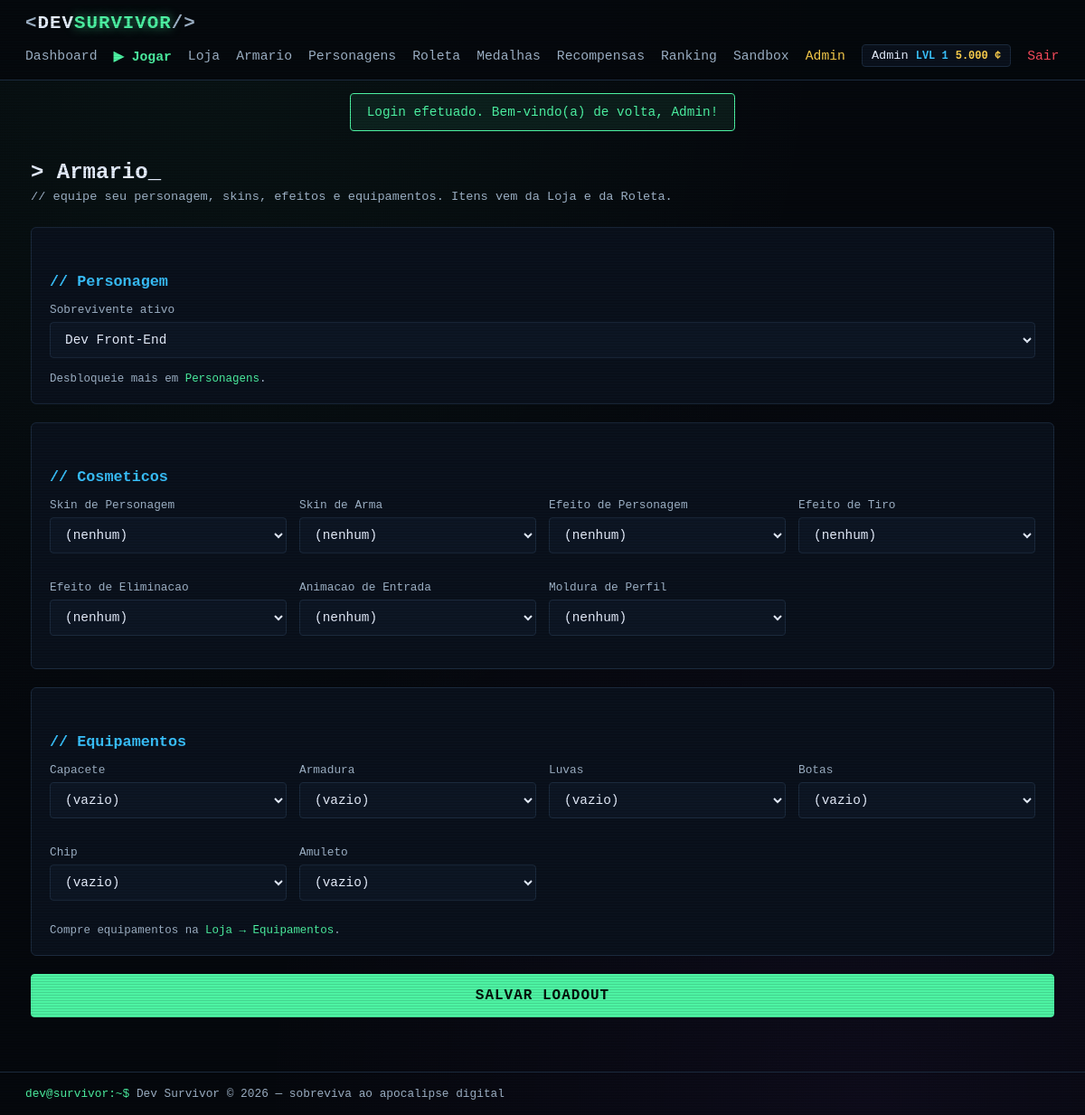
The page /pages/locker.php (signed in) on the database its author committed.
### tables this page shows
CREATE TABLE players_stats (
  id                  INT UNSIGNED NOT NULL AUTO_INCREMENT,
  user_id             INT UNSIGNED NOT NULL,
  level               INT UNSIGNED NOT NULL DEFAULT 1,
  xp                  INT UNSIGNED NOT NULL DEFAULT 0,
  coins               INT UNSIGNED NOT NULL DEFAULT 0,
  total_score         BIGINT UNSIGNED NOT NULL DEFAULT 0,
  total_kills         INT UNSIGNED NOT NULL DEFAULT 0,
  total_matches       INT UNSIGNED NOT NULL DEFAULT 0,
  total_survival_time INT UNSIGNED NOT NULL DEFAULT 0,
  best_score          INT UNSIGNED NOT NULL DEFAULT 0,
  best_kills          INT UNSIGNED NOT NULL DEFAULT 0,
  best_survival_time  INT UNSIGNED NOT NULL DEFAULT 0,
  maps_completed      INT UNSIGNED NOT NULL DEFAULT 0,
  last_free_roulette  DATE NULL,
  created_at          TIMESTAMP NOT NULL DEFAULT CURRENT_TIMESTAMP,
  updated_at          TIMESTAMP NOT NULL DEFAULT CURRENT_TIMESTAMP ON UPDATE CURRENT_TIMESTAMP,
  PRIMARY KEY (id),
  UNIQUE KEY uq_stats_user (user_id),
  CONSTRAINT fk_stats_user FOREIGN KEY (user_id) REFERENCES users (id) ON DELETE CASCADE
);

CREATE TABLE users (
  id         INT UNSIGNED NOT NULL AUTO_INCREMENT,
  name       VARCHAR(60)  NOT NULL,
  email      VARCHAR(120) NOT NULL,
  password   VARCHAR(255) NOT NULL,
  is_admin   TINYINT(1)   NOT NULL DEFAULT 0,
  created_at TIMESTAMP    NOT NULL DEFAULT CURRENT_TIMESTAMP,
  updated_at TIMESTAMP    NOT NULL DEFAULT CURRENT_TIMESTAMP ON UPDATE CURRENT_TIMESTAMP,
  PRIMARY KEY (id),
  UNIQUE KEY uq_users_email (email)
);

CREATE TABLE player_loadout (
  id                    INT UNSIGNED NOT NULL AUTO_INCREMENT,
  user_id               INT UNSIGNED NOT NULL,
  character_id          INT UNSIGNED NULL,
  character_skin_item_id INT UNSIGNED NULL,
  weapon_skin_item_id   INT UNSIGNED NULL,
  char_effect_item_id   INT UNSIGNED NULL,
  shot_effect_item_id   INT UNSIGNED NULL,
  kill_effect_item_id   INT UNSIGNED NULL,
  entrance_item_id      INT UNSIGNED NULL,
  frame_item_id         INT UNSIGNED NULL,
  equip_helmet_id       INT UNSIGNED NULL,
  equip_armor_id        INT UNSIGNED NULL,
  equip_gloves_id       INT UNSIGNED NULL,
  equip_boots_id        INT UNSIGNED NULL,
  equip_chip_id         INT UNSIGNED NULL,
  equip_amulet_id       INT UNSIGNED NULL,
  updated_at            TIMESTAMP NOT NULL DEFAULT CURRENT_TIMESTAMP ON UPDATE CURRENT_TIMESTAMP,
  PRIMARY KEY (id),
  UNIQUE KEY uq_loadout_user (user_id),
  CONSTRAINT fk_loadout_user FOREIGN KEY (user_id) REFERENCES users (id) ON DELETE CASCADE
);

CREATE TABLE characters (
  id             INT UNSIGNED NOT NULL AUTO_INCREMENT,
  name           VARCHAR(80)  NOT NULL,
  slug           VARCHAR(80)  NOT NULL,
  description    TEXT         NULL,
  base_health    INT UNSIGNED NOT NULL DEFAULT 100,
  base_speed     FLOAT        NOT NULL DEFAULT 210,
  base_damage    FLOAT        NOT NULL DEFAULT 1.0,    
  base_defense   FLOAT        NOT NULL DEFAULT 0,      
  passive_key    VARCHAR(30)  NOT NULL DEFAULT 'none',
  passive_value  FLOAT        NOT NULL DEFAULT 0,
  passive_desc   VARCHAR(160) NULL,
  special_name   VARCHAR(80)  NULL,
  special_key    VARCHAR(30)  NOT NULL DEFAULT 'none',
  special_desc   VARCHAR(160) NULL,
  ultimate_name  VARCHAR(80)  NULL,
  ultimate_key   VARCHAR(30)  NOT NULL DEFAULT 'none',
  ultimate_desc  VARCHAR(160) NULL,
  unlock_type    VARCHAR(20)  NOT NULL DEFAULT 'coins',  
  unlock_value   INT UNSIGNED NOT NULL DEFAULT 0,
  color          VARCHAR(20)  NOT NULL DEFAULT '#4df3a3',
  created_at     TIMESTAMP    NOT NULL DEFAULT CURRENT_TIMESTAMP,
  PRIMARY KEY (id),
  UNIQUE KEY uq_characters_slug (slug)
);

### includes/auth.php (called while the page is built, shortened)
<?php
require_once __DIR__ . '/../config/database.php';
function e($value): string
{
    return htmlspecialchars((string)$value, ENT_QUOTES, 'UTF-8');
}
function getFlashes(): array
{
    $flashes = $_SESSION['flash'] ?? [];
    return $flashes;
}
function isLoggedIn(): bool
{
    return isset($_SESSION['user_id']);
}
function isAdmin(): bool
{
    return isLoggedIn() && !empty($_SESSION['is_admin']);
}
function currentUser(): ?array
{
    static $user = null;
    static $loaded = false;
    if (!$loaded) {
        $loaded = true;
        if (isLoggedIn()) {
            $stmt = db()->prepare(
                'SELECT u.id, u.name, u.email, u.is_admin, u.created_at,
                        s.level, s.xp, s.coins, s.total_score, s.total_kills,
                        s.total_matches, s.total_survival_time,
                        s.best_score, s.best_kills, s.best_survival_time
                 FROM users u
                 LEFT JOIN players_stats s ON s.user_id = u.id
                 WHERE u.id = ?'
            );
            $stmt->execute([$_SESSION['user_id']]);
            $user = $stmt->fetch() ?: null;
        }
    }
    return $user;
}
require_once __DIR__ . '/helpers.php';

### config/database.php (called while the page is built, shortened)
<?php
function db(): PDO
{
    static $pdo = null;
    if ($pdo === null) {
        $dsn = 'mysql:host=' . DB_HOST . ';dbname=' . DB_NAME . ';charset=' . DB_CHARSET;
        try {
            $pdo = new PDO($dsn, DB_USER, DB_PASS, [
                PDO::ATTR_ERRMODE            => PDO::ERRMODE_EXCEPTION,
                PDO::ATTR_DEFAULT_FETCH_MODE => PDO::FETCH_ASSOC,
                PDO::ATTR_EMULATE_PREPARES   => false,
            ]);
        } catch (PDOException $e) {
            http_response_code(500);
            die(
                '<div style="font-family:monospace;background:#0a0f14;color:#ff4d5e;padding:40px;min-height:100vh">' .
                '<h1>[ERRO] Falha na conexao com o banco de dados</h1>' .
                '<p style="color:#9fb3c8">Verifique se o MySQL esta rodando no XAMPP e se o banco ' .
                '<strong style="color:#4df3a3">dev_survivor</strong> foi importado no phpMyAdmin (arquivo install.sql).</p>' .
                '<p style="color:#5c6b7a">Detalhe: ' . htmlspecialchars($e->getMessage(), ENT_QUOTES, 'UTF-8') . '</p>' .
                '</div>'
            );
        }
    }
    return $pdo;
}

### includes/helpers.php (called while the page is built, shortened)
<?php
function getLoadout(int $userId): array
{
    $stmt = db()->prepare('SELECT * FROM player_loadout WHERE user_id = ?');
    $stmt->execute([$userId]);
    $loadout = $stmt->fetch();
    return $loadout ?: [];
}

### pages/locker.php (the view, shortened to what this page needs)
<?php
require_once __DIR__ . '/../includes/auth.php';
$pdo = db();
$userId = (int)$_SESSION['user_id'];
$itemSlots = [
    'character_skin_item_id' => ['label' => 'Skin de Personagem', 'cat' => 'character_skin'],
    'weapon_skin_item_id'    => ['label' => 'Skin de Arma',        'cat' => 'weapon_skin'],
    'char_effect_item_id'    => ['label' => 'Efeito de Personagem','cat' => 'char_effect'],
    'shot_effect_item_id'    => ['label' => 'Efeito de Tiro',      'cat' => 'shot_effect'],
    'kill_effect_item_id'    => ['label' => 'Efeito de Eliminacao','cat' => 'kill_effect'],
    'entrance_item_id'       => ['label' => 'Animacao de Entrada', 'cat' => 'entrance'],
    'frame_item_id'          => ['label' => 'Moldura de Perfil',   'cat' => 'frame'],
];
$equipSlots = [
    'equip_helmet_id' => ['label' => 'Capacete', 'slot' => 'helmet'],
    'equip_armor_id'  => ['label' => 'Armadura', 'slot' => 'armor'],
    'equip_gloves_id' => ['label' => 'Luvas',    'slot' => 'gloves'],
    'equip_boots_id'  => ['label' => 'Botas',    'slot' => 'boots'],
    'equip_chip_id'   => ['label' => 'Chip',     'slot' => 'chip'],
    'equip_amulet_id' => ['label' => 'Amuleto',  'slot' => 'amulet'],
];
$loadout = getLoadout($userId);
$user = currentUser();
$stmt = $pdo->prepare('SELECT c.id, c.name, c.color FROM player_characters pc JOIN characters c ON c.id = pc.character_id WHERE pc.user_id = ? ORDER BY c.id');
$stmt->execute([$userId]);
$myChars = $stmt->fetchAll();
require_once __DIR__ . '/../includes/header.php';
?>
<h1 class="page-title">&gt; Armario<span class="cursor">_</span></h1>
<p class="page-sub">// equipe seu personagem, skins, efeitos e equipamentos. Itens vem da Loja e da Roleta.</p>
<form method="post" action="<?= e(BASE_URL) ?>/pages/locker.php" class="locker-form">
    <div class="locker-section">
        <h2 class="section-title">// Personagem</h2>
        <label class="field">
            <span class="field-label">Sobrevivente ativo</span>
            <select name="character_id">
                <?php foreach ($myChars as $c): ?>
                    <option value="<?= e($c['id']) ?>" <?= (int)$c['id'] === (int)$loadout['character_id'] ? 'selected' : '' ?>><?= e($c['name']) ?></option>
                <?php endforeach; ?>
            </select>
        </label>
        <p class="locker-hint">Desbloqueie mais em <a href="<?= e(BASE_URL) ?>/pages/characters.php">Personagens</a>.</p>
    </div>
    <div class="locker-section">
        <h2 class="section-title">// Cosmeticos</h2>
        <div class="locker-grid">
            <?php foreach ($itemSlots as $col => $def):
                $options = $ownedByCat($def['cat']); ?>
                <label class="field">
                    <span class="field-label"><?= e($def['label']) ?></span>
                    <select name="<?= e($col) ?>">
                        <option value="0">(nenhum)</option>
                    </select>
                </label>
            <?php endforeach; ?>
        </div>
    </div>
    <div class="locker-section">
        <h2 class="section-title">// Equipamentos</h2>
        <div class="locker-grid">
            <?php foreach ($equipSlots as $col => $def):
                $options = $ownedBySlot($def['slot']); ?>
                <label class="field">
                    <span class="field-label"><?= e($def['label']) ?></span>
                    <select name="<?= e($col) ?>">
                        <option value="0">(vazio)</option>
                    </select>
                </label>
            <?php endforeach; ?>
        </div>
        <p class="locker-hint">Compre equipamentos na <a href="<?= e(BASE_URL) ?>/pages/store.php?tab=equip">Loja &rarr; Equipamentos</a>.</p>
    </div>
    <button type="submit" class="btn btn-primary btn-lg">SALVAR LOADOUT</button>
</form>
<?php require_once __DIR__ . '/../includes/footer.php'; ?>

### includes/header.php (shortened to what this page needs)
<?php
require_once __DIR__ . '/auth.php';
$user = currentUser();
?>
<!DOCTYPE html>
<html lang="pt-BR">
<head>
    <link rel="stylesheet" href="<?= e(BASE_URL) ?>/assets/css/style.css">
</head>
<body>
<header class="topbar">
    <a class="logo" href="<?= e(BASE_URL) ?>/index.php">
        <span class="logo-bracket">&lt;</span>DEV<span class="logo-accent">SURVIVOR</span><span class="logo-bracket">/&gt;</span>
    </a>
    <nav class="nav">
        <?php if (isLoggedIn()): ?>
            <a href="<?= e(BASE_URL) ?>/pages/dashboard.php">Dashboard</a>
            <a href="<?= e(BASE_URL) ?>/pages/maps.php" class="nav-play">&#9654; Jogar</a>
            <a href="<?= e(BASE_URL) ?>/pages/store.php">Loja</a>
            <a href="<?= e(BASE_URL) ?>/pages/locker.php">Armario</a>
            <a href="<?= e(BASE_URL) ?>/pages/characters.php">Personagens</a>
            <a href="<?= e(BASE_URL) ?>/pages/roulette.php">Roleta</a>
            <a href="<?= e(BASE_URL) ?>/pages/medals.php">Medalhas</a>
            <a href="<?= e(BASE_URL) ?>/pages/rewards.php">Recompensas</a>
            <a href="<?= e(BASE_URL) ?>/pages/ranking.php">Ranking</a>
            <a href="<?= e(BASE_URL) ?>/pages/sandbox.php">Sandbox</a>
            <?php if (isAdmin()): ?>
                <a href="<?= e(BASE_URL) ?>/pages/admin.php" class="nav-admin">Admin</a>
            <?php endif; ?>
            <span class="nav-user">
                <span class="nav-user-name"><?= e($user['name'] ?? '') ?></span>
                <span class="nav-user-level">LVL <?= e($user['level'] ?? 1) ?></span>
                <span class="nav-user-coins"><?= e(number_format((int)($user['coins'] ?? 0), 0, ',', '.')) ?> &cent;</span>
            </span>
            <a href="<?= e(BASE_URL) ?>/logout.php" class="nav-logout">Sair</a>
        <?php else: ?>
            <a href="<?= e(BASE_URL) ?>/pages/ranking.php">Ranking</a>
            <a href="<?= e(BASE_URL) ?>/pages/login.php">Login</a>
            <a href="<?= e(BASE_URL) ?>/pages/register.php" class="nav-play">Criar Conta</a>
        <?php endif; ?>
    </nav>
</header>
<?php foreach (getFlashes() as $f): ?>
    <div class="flash flash-<?= e($f['type']) ?>"><?= e($f['message']) ?></div>
<?php endforeach; ?>
<main class="container">

### assets/css/style.css (style rules this page uses)
:root { --bg: #05080d; --bg-card: #0a111c; --bg-input: #0d1624; --border: #1b2a3d; --green: #4df3a3; --blue: #39c2ff; --purple: #9b4dff; --red: #ff4d5e; --orange: #ff9f1c; --yellow: #ffd24d; --pink: #ff4da6; --text: #e8f0ff; --text-dim: #9fb3c8; --mono: 'Consolas', 'Courier New', monospace; }
* { margin: 0; padding: 0; box-sizing: border-box; }
body { background: var(--bg); background-image: radial-gradient(ellipse at 20% 0%, rgba(77, 243, 163, 0.05), transparent 50%), radial-gradient(ellipse at 80% 100%, rgba(155, 77, 255, 0.06), transparent 50%); color: var(--text); font-family: var(--mono); min-height: 100vh; display: flex; flex-direction: column; }
a { color: var(--green); text-decoration: none; }
.topbar { display: flex; justify-content: space-between; align-items: center; flex-wrap: wrap; gap: 12px; padding: 14px 28px; border-bottom: 1px solid var(--border); background: rgba(5, 8, 13, 0.9); position: sticky; top: 0; z-index: 100; }
.logo { font-size: 1.3rem; font-weight: bold; letter-spacing: 1px; color: var(--text); }
.logo-bracket { color: var(--text-dim); }
.logo-accent { color: var(--green); text-shadow: 0 0 12px rgba(77, 243, 163, 0.6); }
.nav { display: flex; align-items: center; gap: 18px; flex-wrap: wrap; }
.nav a { color: var(--text-dim); font-size: 0.92rem; }
.nav-play { color: var(--green) !important; font-weight: bold; }
.nav-admin { color: var(--yellow) !important; }
.nav-logout { color: var(--red) !important; }
.nav-user { display: inline-flex; align-items: center; gap: 8px; padding: 4px 10px; border: 1px solid var(--border); border-radius: 4px; background: var(--bg-card); }
.nav-user-name { color: var(--text); font-size: 0.85rem; }
.nav-user-level { color: var(--blue); font-size: 0.75rem; font-weight: bold; }
.container { flex: 1; width: 100%; max-width: 1180px; margin: 0 auto; padding: 32px 24px 60px; }
.flash { max-width: 1180px; margin: 14px auto 0; padding: 12px 18px; border-radius: 4px; font-size: 0.9rem; border: 1px solid; }
.flash-success { background: rgba(77, 243, 163, 0.08); border-color: var(--green); color: var(--green); }
.btn { display: inline-block; padding: 10px 22px; font-family: var(--mono); font-size: 0.9rem; font-weight: bold; letter-spacing: 1px; border: 1px solid var(--green); border-radius: 4px; background: transparent; color: var(--green); cursor: pointer; transition: all 0.15s; text-align: center; }
.btn-primary { background: var(--green); color: #04140c; }
.btn-lg { padding: 14px 32px; font-size: 1rem; }
.cursor { animation: blink 1.1s steps(1) infinite; }
.field { display: block; margin-bottom: 16px; }
.field-label { display: block; font-size: 0.8rem; color: var(--text-dim); margin-bottom: 6px; }
.field input, .field select, .field textarea { width: 100%; padding: 10px 12px; background: var(--bg-input); border: 1px solid var(--border); border-radius: 4px; color: var(--text); font-family: var(--mono); font-size: 0.9rem; }
.page-title { font-size: 1.5rem; margin-bottom: 6px; }
.page-sub { color: var(--text-dim); font-size: 0.85rem; margin-bottom: 26px; }
.section-title { font-size: 1.05rem; color: var(--blue); margin: 30px 0 14px; }
.nav-user-coins { color: var(--yellow); font-size: 0.75rem; font-weight: bold; }
.locker-form { display: flex; flex-direction: column; gap: 20px; }
.locker-section { background: var(--bg-card); border: 1px solid var(--border); border-radius: 6px; padding: 20px; }
.locker-grid { display: grid; grid-template-columns: repeat(auto-fill, minmax(220px, 1fr)); gap: 14px; }
.locker-hint { font-size: 0.78rem; color: var(--text-dim); margin-top: 10px; }

### rows shown on the page
players_stats: user.name "Admin", level "1", coins "5.000"
player_loadout: character_id "Dev Front-End"

### other values the page prints
$f['message'] "Login efetuado. Bem-vindo(a) de volta, Admin!"
$def['label'] "Skin de Personagem"
$def['label'] "Skin de Arma"
$def['label'] "Efeito de Personagem"
$def['label'] "Efeito de Tiro"
$def['label'] "Efeito de Eliminacao"
$def['label'] "Animacao de Entrada"
$def['label'] "Moldura de Perfil"
$def['label'] "Capacete"
$def['label'] "Armadura"
$def['label'] "Luvas"
$def['label'] "Botas"
$def['label'] "Chip"
$def['label'] "Amuleto"
